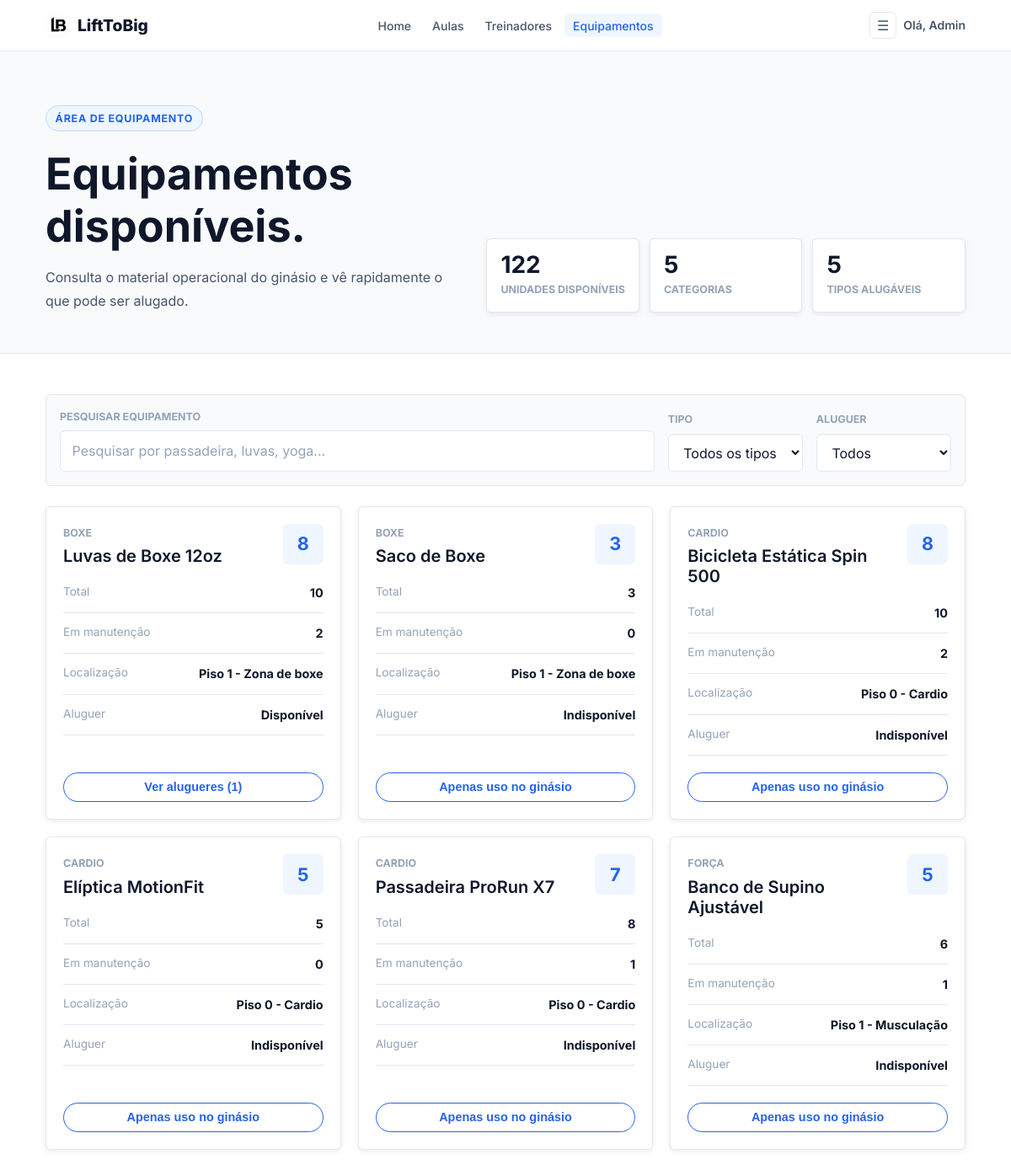
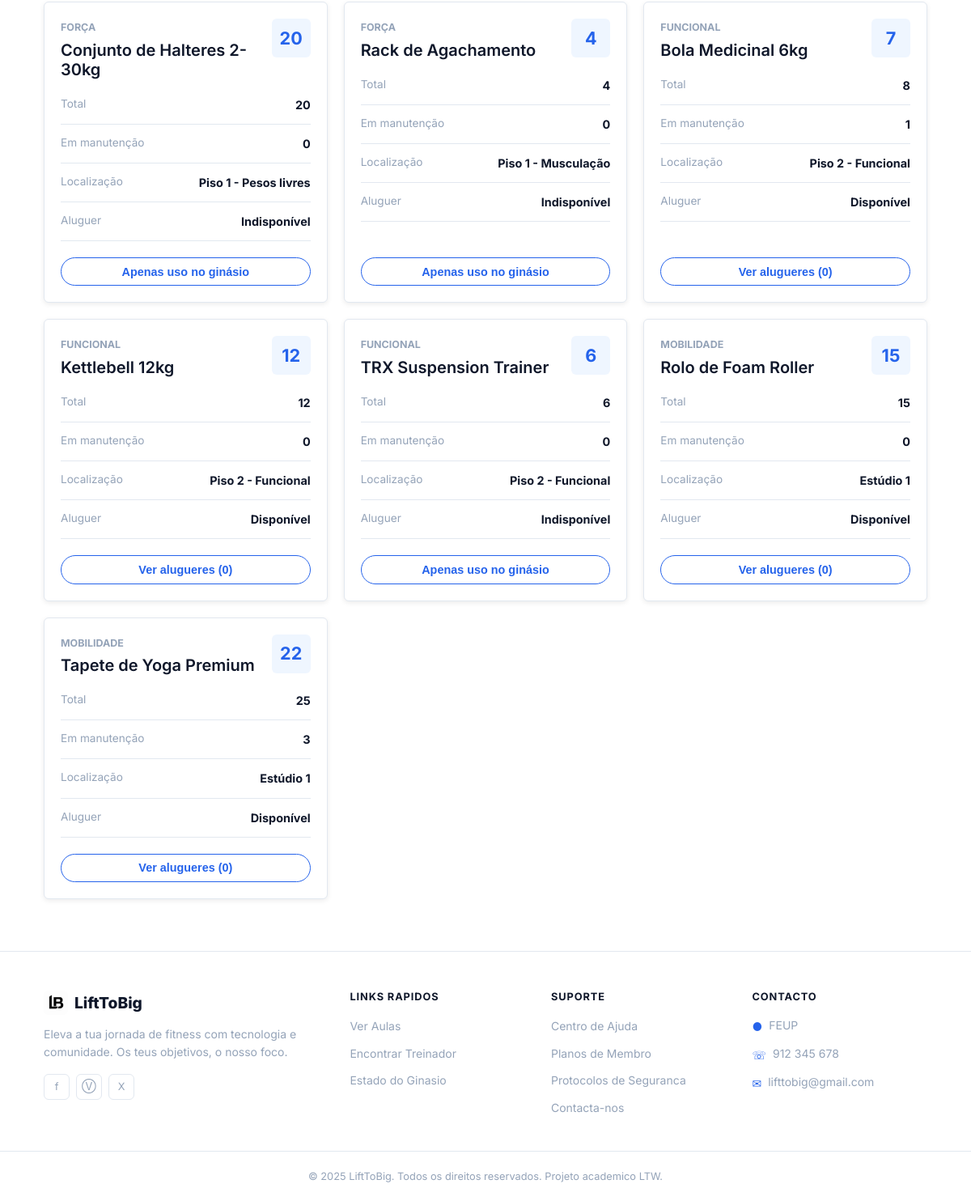
The page /pages/equipment.php (signed in) on the database its author committed (2 pictures, top to bottom).
### tables this page shows
CREATE TABLE equipment (
  id INTEGER PRIMARY KEY AUTOINCREMENT,
  name TEXT NOT NULL,
  category TEXT NOT NULL,
  status TEXT NOT NULL CHECK (status IN ('available', 'in_use', 'maintenance')),
  location TEXT
, quantity INTEGER NOT NULL DEFAULT 1 CHECK (quantity >= 0), maintenance_quantity INTEGER NOT NULL DEFAULT 0 CHECK (maintenance_quantity >= 0), rentable INTEGER NOT NULL DEFAULT 0 CHECK (rentable IN (0, 1)), total_quantity INTEGER NOT NULL DEFAULT 1 CHECK (total_quantity >= 0), rental_available INTEGER NOT NULL DEFAULT 0 CHECK (rental_available IN (0, 1)));

### database/Equipment.php (called while the page is built, shortened)
<?php
class Equipment {
    public static function getAll(PDO $db): array {
        $stmt = $db->query('
            SELECT id, name, category, status, location, total_quantity, maintenance_quantity, rental_available
            FROM equipment
            ORDER BY category ASC, name ASC
        ');
        return $stmt->fetchAll(PDO::FETCH_ASSOC);
    }
}

### utils/session.php (called while the page is built, shortened)
<?php
function getUserRole(): ?string {
    return $_SESSION['user_role'] ?? null;
}

### pages/equipment.php (the view, shortened to what this page needs)
<?php
require_once __DIR__ . '/../database/connection.php';
require_once __DIR__ . '/../database/Equipment.php';
require_once __DIR__ . '/../utils/session.php';
$db = getDB();
$canRentEquipment = in_array(getUserRole(), ['member', 'trainer'], true);
$isAdmin = getUserRole() === 'admin';
$equipmentRentals = [];
if ($isAdmin) {
  $stmt = $db->query('
    SELECT
      equipment_rentals.equipment_id,
      equipment_rentals.start_time,
      equipment_rentals.end_time,
      user.name AS user_name
    FROM equipment_rentals
    JOIN user ON user.id = equipment_rentals.user_id
    WHERE equipment_rentals.status = "active"
      AND DATE(equipment_rentals.start_time) = DATE("now", "localtime")
    ORDER BY equipment_rentals.start_time ASC, user.name ASC
  ');
  foreach ($stmt->fetchAll(PDO::FETCH_ASSOC) as $rental) {
    $equipmentRentals[(int) $rental['equipment_id']][] = $rental;
  }
}
$equipment = array_values(array_filter(Equipment::getAll($db), static function (array $item): bool {
  $availableUnits = max(0, (int) ($item['total_quantity'] ?? 1) - (int) ($item['maintenance_quantity'] ?? 0));
  return $item['status'] === 'available' && $availableUnits > 0;
}));
$totalAvailable = array_sum(array_map(
  static fn (array $item): int => max(0, (int) ($item['total_quantity'] ?? 1) - (int) ($item['maintenance_quantity'] ?? 0)),
  $equipment
));
$rentableCount = count(array_filter(
  $equipment,
  static fn (array $item): bool => (int) ($item['rental_available'] ?? 0) === 1
));
$categories = array_unique(array_map(static fn (array $item): string => $item['category'], $equipment));
sort($categories);
require __DIR__ . '/../templates/header.php';
?>
  <main>
    <section class="equipment-hero" aria-labelledby="equipment-heading">
      <div class="container equipment-hero-inner">
        <div>
          <p class="equipment-eyebrow">Área de equipamento</p>
          <h1 id="equipment-heading">Equipamentos disponíveis.</h1>
          <p>Consulta o material operacional do ginásio e vê rapidamente o que pode ser alugado.</p>
        </div>
        <div class="equipment-summary" aria-label="Resumo dos equipamentos disponíveis">
          <div>
            <strong><?= (int) $totalAvailable ?></strong>
            <span>Unidades disponíveis</span>
          </div>
          <div>
            <strong><?= count($categories) ?></strong>
            <span>Categorias</span>
          </div>
          <div>
            <strong><?= (int) $rentableCount ?></strong>
            <span>Tipos alugáveis</span>
          </div>
        </div>
      </div>
    </section>
    <section class="equipment-section" aria-labelledby="equipment-list-heading">
      <div class="container">
        <?php if ($equipment !== []): ?>
          <form
            class="equipment-filters"
            id="equipment-filters"
            role="search"
            data-can-rent-equipment="<?= $canRentEquipment ? 'true' : 'false' ?>"
            data-is-admin="<?= $isAdmin ? 'true' : 'false' ?>"
          >
            <div class="equipment-search">
              <label for="equipment-search">Pesquisar equipamento</label>
              <input type="search" id="equipment-search" name="q" placeholder="Pesquisar por passadeira, luvas, yoga..." autocomplete="off" />
            </div>
            <div class="equipment-filter-row">
              <div class="equipment-filter">
                <label for="equipment-category">Tipo</label>
                <select id="equipment-category" name="category">
                  <option value="all">Todos os tipos</option>
                </select>
              </div>
              <div class="equipment-filter">
                <label for="equipment-rentable">Aluguer</label>
                <select id="equipment-rentable" name="rentable">
                  <option value="all">Todos</option>
                </select>
              </div>
            </div>
          </form>
          <ul class="equipment-grid" id="equipment-grid">
            <?php foreach ($equipment as $item): ?>
              <?php
                $totalQuantity = (int) ($item['total_quantity'] ?? 1);
                $maintenanceQuantity = (int) ($item['maintenance_quantity'] ?? 0);
                $availableUnits = max(0, $totalQuantity - $maintenanceQuantity);
                $isRentable = (int) ($item['rental_available'] ?? 0) === 1;
              ?>
              <li class="equipment-card">
                <div class="equipment-card-header">
                  <div>
                    <p><?= htmlspecialchars($item['category']) ?></p>
                    <h3><?= htmlspecialchars($item['name']) ?></h3>
                  </div>
                  <strong><?= $availableUnits ?></strong>
                </div>
                <dl class="equipment-details">
                  <div>
                    <dt>Total</dt>
                    <dd><?= $totalQuantity ?></dd>
                  </div>
                  <div>
                    <dt>Em manutenção</dt>
                    <dd><?= $maintenanceQuantity ?></dd>
                  </div>
                  <div>
                    <dt>Localização</dt>
                    <dd><?= htmlspecialchars($item['location'] ?: 'Por definir') ?></dd>
                  </div>
                  <div>
                    <dt>Aluguer</dt>
                    <dd><?= $isRentable ? 'Disponível' : 'Indisponível' ?></dd>
                  </div>
                </dl>
                <?php if ($isRentable && $canRentEquipment): ?>
                  <button type="button" class="btn btn-primary btn-full" data-rent-equipment data-equipment-id="<?= (int) $item['id'] ?>" data-equipment-name="<?= htmlspecialchars($item['name']) ?>">Alugar hoje</button>
                <?php elseif ($isRentable && $isAdmin): ?>
                  <?php $rentals = $equipmentRentals[(int) $item['id']] ?? []; ?>
                  <button
                    type="button"
                    class="btn btn-outline btn-full"
                    data-equipment-rentals-toggle
                    aria-expanded="false"
                  >
                    Ver alugueres (<?= count($rentals) ?>)
                  </button>
                <?php else: ?>
                  <button type="button" class="btn btn-outline btn-full" disabled>Apenas uso no ginásio</button>
                <?php endif; ?>
              </li>
            <?php endforeach; ?>
          </ul>
        <?php endif; ?>
      </div>
    </section>
  </main>
<?php require __DIR__ . '/../templates/footer.php'; ?>

### css/base.css (style rules this page uses)
:root { --color-primary: #2563eb; --color-primary-dark: #1d4ed8; --color-primary-light: #eff6ff; --color-bg: #ffffff; --color-bg-soft: #f8fafc; --color-bg-blue: #eff6ff; --color-surface: #ffffff; --color-border: #e2e8f0; --color-border-strong: #cbd5e1; --color-text: #0f172a; --color-text-secondary: #475569; --color-text-muted: #94a3b8; --color-success: #16a34a; --color-success-bg: #f0fdf4; --color-warning: #d97706; --color-warning-bg: #fffbeb; --font-body: 'Inter', 'Segoe UI', system-ui, -apple-system, sans-serif; --space-xl: 4rem; --radius-sm: 6px; --radius-md: 10px; --radius-lg: 16px; --radius-xl: 24px; --radius-full: 9999px; --shadow-sm: 0 2px 6px rgba(0,0,0,.08); --shadow-md: 0 6px 14px rgba(0,0,0,.10); --shadow-lg: 0 10px 25px rgba(0,0,0,.12); --container-max: 1140px; --container-pad: 1.5rem; }
*, *::before, *::after { box-sizing: border-box; margin: 0; padding: 0; }
body { font-family: var(--font-body); background-color: var(--color-bg); color: var(--color-text); line-height: 1.6; min-height: 100vh; }
h1, h2, h3, h4, h5, h6 { font-weight: 700; line-height: 1.2; color: var(--color-text); }
h1 { font-size: 3.25rem; }
h3 { font-size: 1.125rem; font-weight: 600; }
p { font-size: 1rem; color: var(--color-text-secondary); line-height: 1.7; }
ul, ol { list-style: none; }
strong { font-weight: 700; color: var(--color-text); }
.container { max-width: var(--container-max); margin-inline: auto; padding-inline: var(--container-pad); }

### css/components.css (style rules this page uses)
.btn { display: inline-flex; align-items: center; justify-content: center; gap: .4em; font-size: .9rem; font-weight: 600; padding: .6em 1.4em; border-radius: var(--radius-full); border: 1px solid transparent; cursor: pointer; white-space: nowrap; transition: .2s; }
.btn-outline { background: transparent; color: var(--color-primary); border-color: var(--color-primary); }
.btn-full { width: 100%; }
label { display: block; font-size: .8rem; font-weight: 600; color: var(--color-text-secondary); margin-bottom: .35rem; }
input[type="text"], input[type="email"], input[type="password"], input[type="search"], input[type="number"], input[type="tel"], select, textarea { display: block; width: 100%; font-family: var(--font-body); font-size: .95rem; color: var(--color-text); background: var(--color-bg); border: 1px solid var(--color-border); border-radius: var(--radius-md); padding: .65em .9em; transition: .2s; }
input::placeholder, textarea::placeholder { color: var(--color-text-muted); }

### rows shown on the page
equipment: category "BOXE", name "Luvas de Boxe 12oz", availableUnits "8", total_quantity "10", maintenance_quantity "2", location "Piso 1 - Zona de boxe", rental_available "Disponível", id "1"
equipment: category "BOXE", name "Saco de Boxe", total_quantity "3", maintenance_quantity "0", location "Piso 1 - Zona de boxe", rental_available "Indisponível"
equipment: category "CARDIO", name "Bicicleta Estática Spin 500", availableUnits "8", total_quantity "10", maintenance_quantity "2", location "Piso 0 - Cardio", rental_available "Indisponível"
equipment: category "CARDIO", name "Elíptica MotionFit", total_quantity "5", maintenance_quantity "0", location "Piso 0 - Cardio", rental_available "Indisponível"
equipment: category "CARDIO", name "Passadeira ProRun X7", availableUnits "7", total_quantity "8", maintenance_quantity "1", location "Piso 0 - Cardio", rental_available "Indisponível"
equipment: category "FORÇA", name "Banco de Supino Ajustável", availableUnits "5", total_quantity "6", maintenance_quantity "1", location "Piso 1 - Musculação", rental_available "Indisponível"
equipment: category "FORÇA", name "Conjunto de Halteres 2-30kg", total_quantity "20", maintenance_quantity "0", location "Piso 1 - Pesos livres", rental_available "Indisponível"
equipment: category "FORÇA", name "Rack de Agachamento", total_quantity "4", maintenance_quantity "0", location "Piso 1 - Musculação", rental_available "Indisponível"
equipment: category "FUNCIONAL", name "Bola Medicinal 6kg", availableUnits "7", total_quantity "8", maintenance_quantity "1", location "Piso 2 - Funcional", rental_available "Disponível", id "0"
equipment: category "FUNCIONAL", name "Kettlebell 12kg", total_quantity "12", maintenance_quantity "0", location "Piso 2 - Funcional", rental_available "Disponível", id "0"
equipment: category "FUNCIONAL", name "TRX Suspension Trainer", total_quantity "6", maintenance_quantity "0", location "Piso 2 - Funcional", rental_available "Indisponível"
equipment: category "MOBILIDADE", name "Rolo de Foam Roller", total_quantity "15", maintenance_quantity "0", location "Estúdio 1", rental_available "Disponível", id "0"
equipment: category "MOBILIDADE", name "Tapete de Yoga Premium", availableUnits "22", total_quantity "25", maintenance_quantity "3", location "Estúdio 1", rental_available "Disponível", id "0"

### other values the page prints
$link['label'] "Home"
$link['label'] "Aulas"
$link['label'] "Treinadores"
$link['label'] "Equipamentos"
$userName "Admin"
$totalAvailable "122"
count($categories) "5"
$rentableCount "5"
